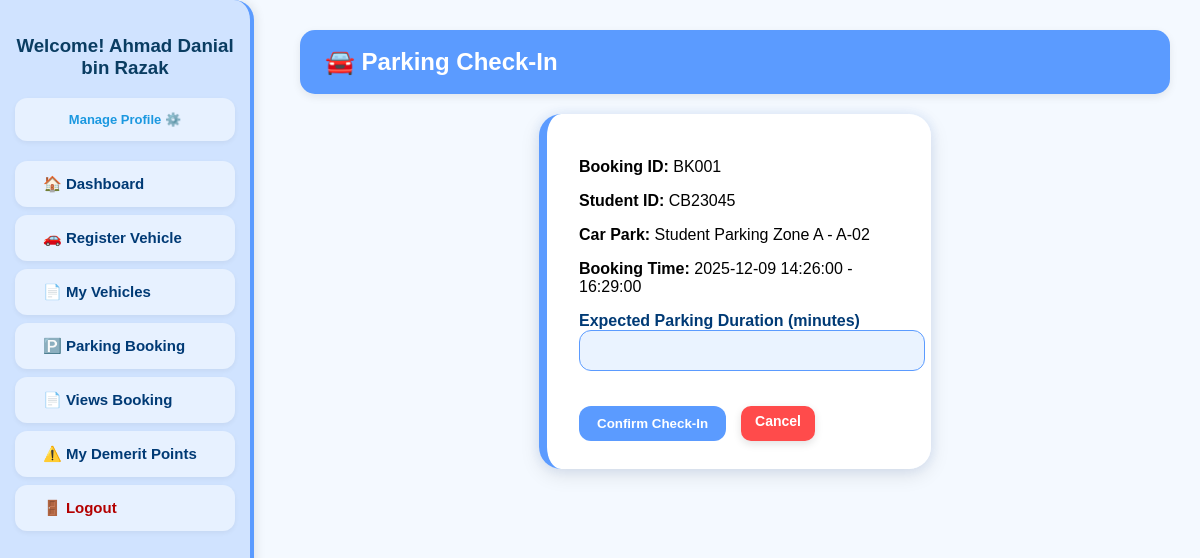
The page /Module3/checkin.php?code=BOOK-BK001-79a8a087 (signed in) on the database its author committed.
### tables this page shows
CREATE TABLE `booking` (
  `BookingID` varchar(10) NOT NULL,
  `StudentID` varchar(10) NOT NULL,
  `ParkingSpaceID` varchar(10) NOT NULL,
  `BookingDate` date DEFAULT NULL,
  `StartTime` time DEFAULT NULL,
  `EndTime` time DEFAULT NULL,
  `Status` varchar(20) DEFAULT NULL,
  `CreatedAt` datetime DEFAULT NULL
);

CREATE TABLE `parking_area` (
  `ParkingAreaID` varchar(10) NOT NULL,
  `AreaCode` varchar(20) DEFAULT NULL,
  `AreaName` varchar(50) DEFAULT NULL,
  `AreaType` varchar(20) DEFAULT NULL,
  `AreaDescription` text DEFAULT NULL,
  `AreaStatus` varchar(20) NOT NULL DEFAULT 'Active',
  `Capacity` int(11) DEFAULT NULL,
  `LocationDesc` varchar(100) DEFAULT NULL
);

CREATE TABLE `parking_space` (
  `ParkingSpaceID` varchar(10) NOT NULL,
  `ParkingAreaID` varchar(10) NOT NULL,
  `StatusID` varchar(10) DEFAULT NULL,
  `SpaceCode` varchar(20) DEFAULT NULL,
  `SpaceType` varchar(20) DEFAULT NULL
);

### Module3/checkin.php (the view, shortened to what this page needs)
<?php
require_once '../config.php';
$code = $_GET['code'] ?? '';
$sql = "
    SELECT
        b.BookingID,
        b.StudentID,
        b.ParkingSpaceID,
        b.BookingDate,
        b.StartTime,
        b.EndTime,
        s.StudentProgram,
        ps.SpaceCode,
        pa.AreaName
    FROM bookingqrcode q
    JOIN booking b              ON q.BookingID = b.BookingID
    JOIN student s              ON b.StudentID = s.StudentID
    JOIN parking_space ps       ON b.ParkingSpaceID = ps.ParkingSpaceID
    JOIN parking_area pa        ON ps.ParkingAreaID = pa.ParkingAreaID
    WHERE q.QRCodeData = '$code'
";
$result = mysqli_query($conn, $sql);
$booking = mysqli_fetch_assoc($result);
?>
<!DOCTYPE html>
<html>
<head>
    <link rel="stylesheet" href="_Module3CSS.css">
    <link rel="stylesheet" href="../templates/student_style.css">
</head>
<body>
<?php include '../templates/student_sidebar.php'; ?>
<div class="main-content">
    <div class="header">🚘 Parking Check-In</div>
    <div class="form-box">
        <p><strong>Booking ID:</strong> <?= htmlspecialchars($booking['BookingID']) ?></p>
        <p><strong>Student ID:</strong> <?= htmlspecialchars($booking['StudentID']) ?></p>
        <p><strong>Car Park:</strong>
            <?= htmlspecialchars($booking['AreaName'] . ' - ' . $booking['SpaceCode']) ?>
        </p>
        <p><strong>Booking Time:</strong>
            <?= htmlspecialchars($booking['BookingDate'] . ' ' . $booking['StartTime'] . ' - ' . $booking['EndTime']) ?>
        </p>
        <form method="post" action="save_checkin.php">
            <label>Expected Parking Duration (minutes)</label>
            <input type="number" name="ExpectedDuration" min="15" step="15" required>
            <div class="button-row">
                <button type="submit" class="btn-primary">Confirm Check-In</button>
                <a href="booking_list.php" class="btn-cancel">Cancel</a>
            </div>
        </form>
    </div>
</div>
</body>
</html>

### Module3/_Module3CSS.css (style rules this page uses)
.main-content { margin-left: 260px; padding: 30px; font-family: Arial, sans-serif; }
.header { background: #5B9BFF; padding: 18px; border-radius: 15px; color: white; font-size: 24px; font-weight: bold; margin-bottom: 20px; }
.form-box, .info-card { background: rgba(255, 255, 255, 0.92); padding: 28px 32px; border-radius: 22px; width: 10%; max-width: 800px; min-width: 320px; margin: 0 auto 30px auto; box-shadow: 0 5px 25px rgba(0,0,0,0.10); border-left: 8px solid #5B9BFF; transition: 0.25s ease-in-out; border-left: 8px solid #5B9BFF; box-shadow: 0 6px 20px rgba(0, 0, 0, 0.10), 0 0 12px rgba(91, 155, 255, 0.15); backdrop-filter: blur(4px); transition: 0.25s ease-in-out; }
label { font-weight: 600; color: #003A75; }
input, select { width: 100%; padding: 12px; border-radius: 12px; border: 1px solid #5B9BFF; background: #EAF3FF; margin-bottom: 15px; }
button, .btn-primary { background: #5B9BFF; color: white; padding: 10px 18px; border: none; border-radius: 12px; cursor: pointer; font-weight: 700; }
.button-row { margin-top: 20px; display: flex; gap: 15px; justify-content: flex-start; }
.btn-cancel { background: #FF4B4B; color: white; padding: 7px 14px; border-radius: 10px; text-decoration: none; font-weight: 600; font-size: 14px; box-shadow: 0 3px 8px rgba(0,0,0,0.12); }

### templates/student_style.css (style rules this page uses)
body { margin: 0; font-family: "Poppins", Arial, sans-serif; background: #F4F9FF; display: flex; }
.main-content { margin-left: 270px; padding: 30px; width: calc(100% - 270px); }
.header { background: #5B9BFF; padding: 18px 25px; border-radius: 15px; margin-bottom: 20px; font-size: 24px; font-weight: 700; color: white; box-shadow: 0 3px 8px rgba(0,0,0,0.08); }

### rows shown on the page
booking: BookingID "BK001", StudentID "CB23045", parking_area.AreaName "Student Parking Zone A - A-02", BookingDate+StartTime+EndTime "2025-12-09 14:26:00 - 16:29:00"

### other values the page prints
$_SESSION['UserName'] "Ahmad Danial bin Razak"
